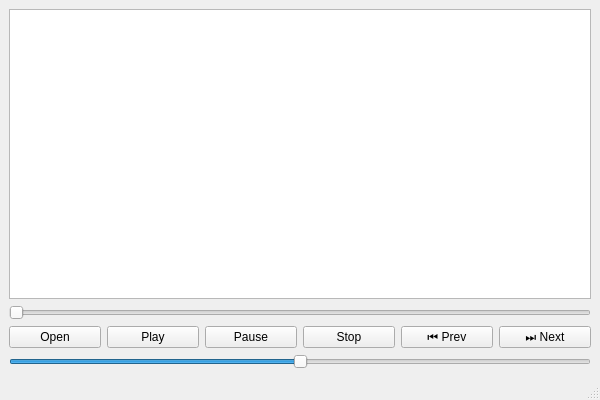
<?xml version="1.0" encoding="UTF-8"?>
<ui version="4.0">
    <class>MainWindow</class>
    <widget class="QMainWindow" name="MainWindow">
        <property name="geometry">
            <rect><x>0</x><y>0</y><width>600</width><height>400</height></rect>
        </property>
        <property name="windowTitle"><string>Music Player</string></property>
        <widget class="QWidget" name="centralwidget">
            <layout class="QVBoxLayout" name="verticalLayout">

                <!-- Playlist -->
                <item><widget class="QListWidget" name="listWidget"/></item>

                <!-- Progress slider -->
                <item>
                    <widget class="QSlider" name="progressSlider">
                        <property name="orientation"><enum>Qt::Horizontal</enum></property>
                    </widget>
                </item>

                <!-- Buttons row -->
                <item>
                    <layout class="QHBoxLayout" name="buttonLayout">
                        <item><widget class="QPushButton" name="btnOpen"><property name="text"><string>Open</string></property></widget></item>
                        <item><widget class="QPushButton" name="btnPlay"><property name="text"><string>Play</string></property></widget></item>
                        <item><widget class="QPushButton" name="btnPause"><property name="text"><string>Pause</string></property></widget></item>
                        <item><widget class="QPushButton" name="btnStop"><property name="text"><string>Stop</string></property></widget></item>
                        <item><widget class="QPushButton" name="btnPrev"><property name="text"><string>⏮ Prev</string></property></widget></item>
                        <item><widget class="QPushButton" name="btnNext"><property name="text"><string>⏭ Next</string></property></widget></item>
                    </layout>
                </item>

                <!-- Volume slider -->
                <item>
                    <widget class="QSlider" name="volumeSlider">
                        <property name="minimum"><number>0</number></property>
                        <property name="maximum"><number>100</number></property>
                        <property name="value"><number>50</number></property>
                        <property name="orientation"><enum>Qt::Horizontal</enum></property>
                    </widget>
                </item>

            </layout>
        </widget>
        <widget class="QMenuBar" name="menubar"/>
        <widget class="QStatusBar" name="statusbar"/>
    </widget>
    <resources/>
    <connections/>
</ui>
